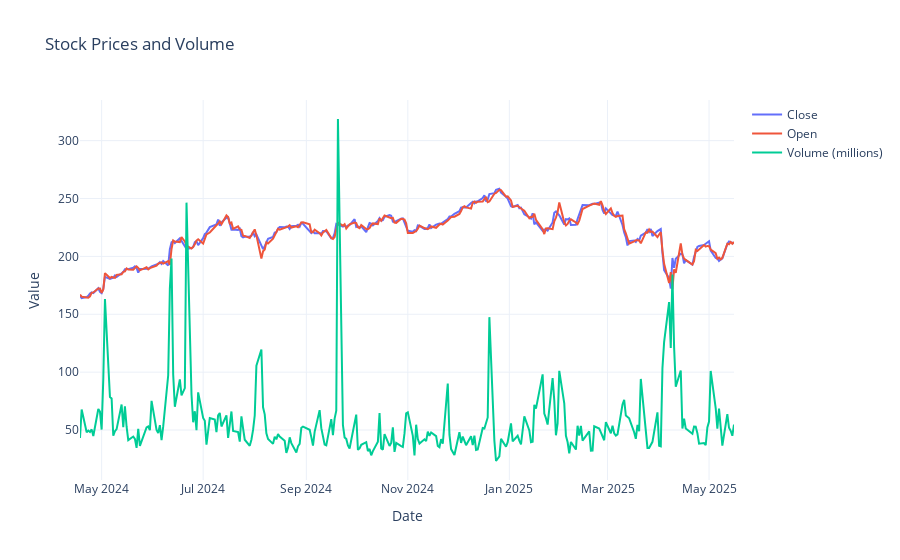

Notebook source saved alongside this figure:
### Code cell
fig = go.Figure()

fig.add_trace(go.Scatter(x=stock_data.index, y=stock_data['Close'], mode='lines', name='Close'))
fig.add_trace(go.Scatter(x=stock_data.index, y=stock_data['Open'], mode='lines', name='Open'))

fig.add_trace(go.Scatter(x=stock_data.index, y=stock_data['Volume'] / 1e6, mode='lines', name='Volume (millions)'))

fig.update_layout(
    title='Stock Prices and Volume',
    xaxis_title='Date',
    yaxis_title='Value',
    template='plotly_white'
)

fig.show()

### Figure 1 — Plotly figure (JSON) as saved in the notebook; plotly's stock layout.template omitted (floating-point values rounded to 4 significant figures; data arrays with more than 128 entries replaced by an {"elided": "..."} marker saying what was removed)
{"data": [{"mode": "lines", "name": "Close", "type": "scatter", "x": {"elided": "271 str values"}, "y": {"elided": "271 float values"}}, {"mode": "lines", "name": "Open", "type": "scatter", "x": {"elided": "271 str values"}, "y": {"elided": "271 float values"}}, {"mode": "lines", "name": "Volume (millions)", "type": "scatter", "x": {"elided": "271 str values"}, "y": {"elided": "271 float values"}}], "layout": {"autosize": true, "title": {"text": "Stock Prices and Volume"}, "xaxis": {"autorange": true, "range": ["2024-04-18", "2025-05-16"], "title": {"text": "Date"}, "type": "date"}, "yaxis": {"autorange": true, "range": [6.821, 335.1], "title": {"text": "Value"}, "type": "linear"}}}
